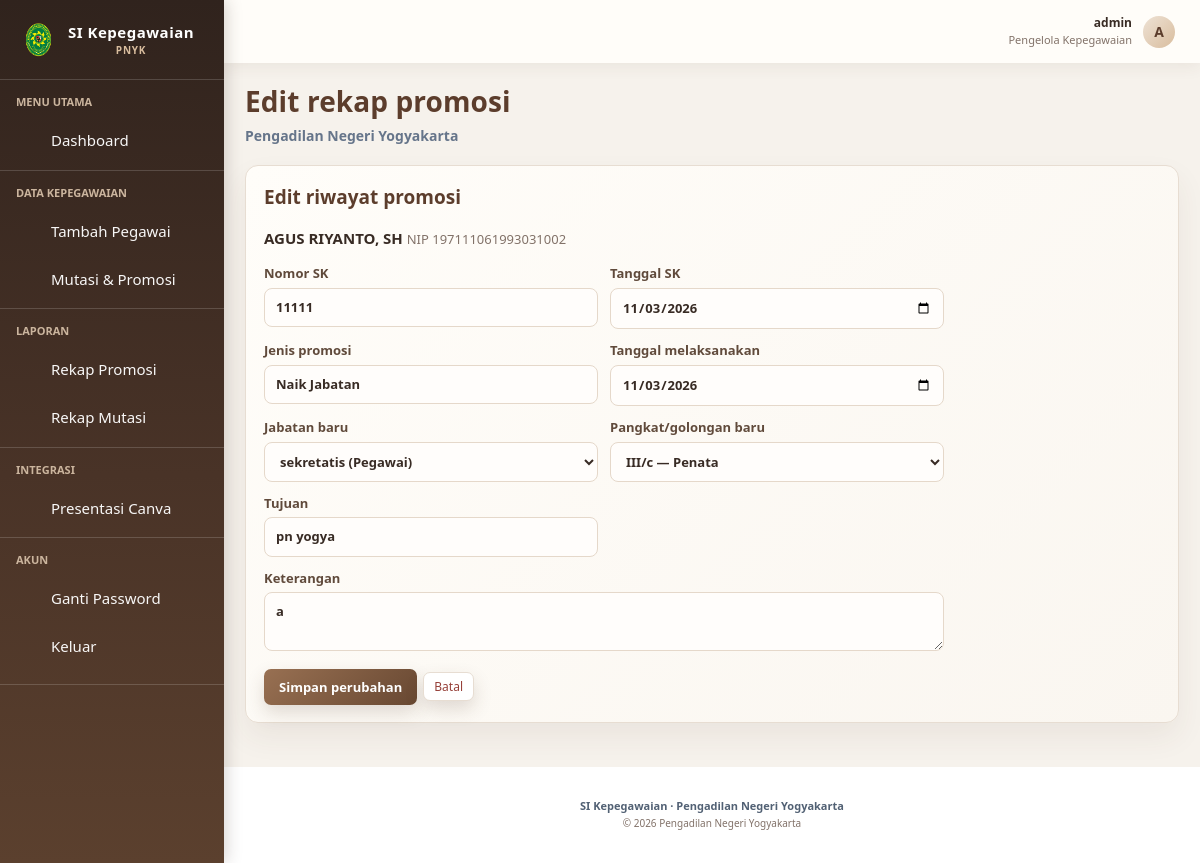
The page /edit_riwayat.php?tipe=promosi&id=8 (signed in) on the database its author committed.
### tables this page shows
CREATE TABLE `riwayat_promosi` (
  `id_promosi` int(10) UNSIGNED NOT NULL,
  `id_pegawai` int(10) UNSIGNED NOT NULL,
  `nama_pegawai` varchar(150) DEFAULT NULL,
  `nip_pegawai` varchar(30) DEFAULT NULL,
  `jenis_promosi` enum('Naik Jabatan','Keluar') NOT NULL DEFAULT 'Naik Jabatan',
  `no_sk` varchar(100) NOT NULL,
  `file_sk` varchar(255) DEFAULT NULL COMMENT 'Nama file PDF / dokumen SK Promosi yang diupload',
  `tanggal_sk` date NOT NULL,
  `tanggal_melaksanakan` date DEFAULT NULL,
  `tanggal_keluar` date DEFAULT NULL,
  `id_jabatan_lama` int(10) UNSIGNED DEFAULT NULL,
  `id_jabatan_baru` int(10) UNSIGNED NOT NULL,
  `id_pangkat_lama` int(10) UNSIGNED DEFAULT NULL,
  `id_pangkat_baru` int(10) UNSIGNED DEFAULT NULL,
  `tujuan` varchar(255) NOT NULL COMMENT 'Unit/Jabatan/Lokasi Tujuan Promosi',
  `keterangan` text DEFAULT NULL,
  `created_at` timestamp NOT NULL DEFAULT current_timestamp()
);

CREATE TABLE `jabatan` (
  `id_jabatan` int(10) UNSIGNED NOT NULL,
  `nama_jabatan` varchar(150) NOT NULL,
  `kategori` enum('Hakim','Pegawai','PPNPN') NOT NULL DEFAULT 'Pegawai',
  `created_at` timestamp NOT NULL DEFAULT current_timestamp()
);

CREATE TABLE `pangkat_golongan` (
  `id_pangkat` int(10) UNSIGNED NOT NULL,
  `nama_pangkat` varchar(50) NOT NULL,
  `golongan` varchar(10) NOT NULL
);

### includes/config.php (called while the page is built, shortened)
<?php
$DB = ['host'=>'localhost','name'=>'pn_yogya','user'=>'root','pass'=>''];
try {
    $pdo = new PDO("mysql:host={$DB['host']};dbname={$DB['name']};charset=utf8mb4", $DB['user'], $DB['pass'],
        [PDO::ATTR_ERRMODE=>PDO::ERRMODE_EXCEPTION, PDO::ATTR_DEFAULT_FETCH_MODE=>PDO::FETCH_ASSOC]);
} catch (PDOException $x) {
    die('Koneksi ke database pn_yogya gagal. Periksa konfigurasi MySQL di includes/config.php.');
}
function e($s){ return htmlspecialchars((string)$s, ENT_QUOTES, 'UTF-8'); }
function daftar_jabatan($kategori = null){
    global $pdo;
    $sql = 'SELECT id_jabatan, nama_jabatan, kategori FROM jabatan';
    $params = [];
    $sql .= ' ORDER BY nama_jabatan';
    $st = $pdo->prepare($sql);
    $st->execute($params);
    return $st->fetchAll();
}
function daftar_pangkat(){
    global $pdo;
    return $pdo->query(
        'SELECT id_pangkat, nama_pangkat, golongan FROM pangkat_golongan ORDER BY id_pangkat'
    )->fetchAll();
}

### edit_riwayat.php (the view, shortened to what this page needs)
<?php
require_once 'includes/config.php';
$tipe = $_GET['tipe'] ?? '';
$id = filter_input(INPUT_GET, 'id', FILTER_VALIDATE_INT);
$tabel = $tipe === 'promosi' ? 'riwayat_promosi' : 'riwayat_mutasi';
$kolomId = $tipe === 'promosi' ? 'id_promosi' : 'id_mutasi';
$statement = $pdo->prepare(
    "SELECT r.*,
            COALESCE(p.nama_lengkap, r.nama_pegawai, CONCAT('Pegawai #', r.id_pegawai)) AS nama_lengkap,
            COALESCE(p.nip, r.nip_pegawai, '-') AS nip
     FROM $tabel r
     LEFT JOIN pegawai p ON p.id_pegawai = r.id_pegawai
     WHERE r.$kolomId = ?"
);
$statement->execute([$id]);
$riwayat = $statement->fetch();
$jabatanList = daftar_jabatan();
$pangkatList = daftar_pangkat();
$v = [
    'no_sk' => $riwayat['no_sk'] ?? '',
    'tanggal_sk' => $riwayat['tanggal_sk'] ?? '',
    'tanggal_melaksanakan' => $riwayat['tanggal_melaksanakan'] ?? '',
    'tanggal_keluar' => $riwayat['tanggal_keluar'] ?? '',
    'jenis_promosi' => $riwayat['jenis_promosi'] ?? 'Naik Jabatan',
    'tujuan' => $riwayat['tujuan'] ?? '',
    'keterangan' => $riwayat['keterangan'] ?? '',
    'jenis_mutasi' => $riwayat['jenis_mutasi'] ?? '',
    'id_jabatan_baru' => (string) ($riwayat['id_jabatan_baru'] ?? ''),
    'id_pangkat_baru' => (string) ($riwayat['id_pangkat_baru'] ?? ''),
];
include 'includes/header.php';
?>
<div class="card">
    <h2>Edit riwayat <?= e($tipe) ?></h2>
    <p><strong><?= e($riwayat['nama_lengkap']) ?></strong> <span class="sub">NIP <?= e($riwayat['nip']) ?></span></p>
    <form method="post" class="fl two">
        <label>
            Nomor SK
            <input name="no_sk" required maxlength="100" value="<?= e($v['no_sk']) ?>">
        </label>
        <label>
            Tanggal SK
            <input type="date" name="tanggal_sk" required value="<?= e($v['tanggal_sk']) ?>">
        </label>
        <?php if ($tipe === 'promosi'): ?>
            <label>
                Jenis promosi
                <input value="<?= e($v['jenis_promosi']) ?>" readonly>
            </label>
            <?php if ($riwayat['jenis_promosi'] === 'Keluar'): ?>
                <label>
                    Tanggal keluar
                    <input type="date" name="tanggal_keluar" required value="<?= e($v['tanggal_keluar']) ?>">
                </label>
            <?php else: ?>
            <label>
                Tanggal melaksanakan
                <input
                    type="date"
                    name="tanggal_melaksanakan"
                    required
                    value="<?= e($v['tanggal_melaksanakan']) ?>"
                >
            </label>
            <label>
                Jabatan baru
                <select name="id_jabatan_baru" required>
                    <?php foreach ($jabatanList as $jabatan): ?>
                        <option
                            value="<?= (int) $jabatan['id_jabatan'] ?>"
                            <?= (string) $jabatan['id_jabatan'] === $v['id_jabatan_baru'] ? 'selected' : '' ?>
                        >
                            <?= e($jabatan['nama_jabatan']) ?> (<?= e($jabatan['kategori']) ?>)
                        </option>
                    <?php endforeach; ?>
                </select>
            </label>
            <label>
                Pangkat/golongan baru
                <select name="id_pangkat_baru">
                    <?php foreach ($pangkatList as $pangkat): ?>
                        <option
                            value="<?= (int) $pangkat['id_pangkat'] ?>"
                            <?= (string) $pangkat['id_pangkat'] === $v['id_pangkat_baru'] ? 'selected' : '' ?>
                        >
                            <?= e($pangkat['golongan']) ?> — <?= e($pangkat['nama_pangkat']) ?>
                        </option>
                    <?php endforeach; ?>
                </select>
            </label>
            <?php endif; ?>
        <?php endif; ?>
        <label>
            Tujuan
            <input name="tujuan" required maxlength="255" value="<?= e($v['tujuan']) ?>">
        </label>
        <label class="full">
            Keterangan
            <textarea name="keterangan" maxlength="5000"><?= e($v['keterangan']) ?></textarea>
        </label>
        <div class="full row-actions">
            <button class="btn" type="submit">Simpan perubahan</button>
            <a class="btn g" href="rekap.php?tipe=<?= e($tipe) ?>">Batal</a>
        </div>
    </form>
</div>
<?php include 'includes/footer.php'; ?>

### assets/style.css (style rules this page uses)
:root { --bg:#f6f2ec;--sf:#fffdf9;--tx:#382b24;--mu:#827269;--bd:#e7ddd2;--green:#79543b;--green-dark:#5c3d2c;--green-soft:#f3ebe3;--blue:#8b654b;--mint:#a47b5c;--gold:#bd966e;--bad:#963f38 }
* { box-sizing:border-box }
body { margin:0;color:var(--tx);font:15px/1.5 system-ui,"Segoe UI",sans-serif;background:linear-gradient(180deg,#fbf8f3 0%,#f3ede5 100%) }
.app-screen { min-height:100vh;background:var(--bg) }
h2 { margin:0 0 13px;color:#5c3d2c;font-size:19px;font-weight:700 }
.card { margin-bottom:16px;padding:17px 18px;border:1px solid var(--bd);border-radius:13px;background:linear-gradient(135deg,#fffdf9 0%,#faf6f0 100%);box-shadow:0 14px 30px rgba(84,58,39,.07) }
.sub,.hint { color:var(--mu);font-size:13px }
.fl { display:grid;grid-template-columns:repeat(auto-fit,minmax(150px,1fr));gap:12px }
.fl.two { grid-template-columns:repeat(2,minmax(0,1fr));max-width:680px }
.full { grid-column:1/-1 }
label { display:block;color:#604a3b;font-size:13px;font-weight:600 }
input,select,textarea { width:100%;margin-top:4px;padding:9px 11px;border:1px solid #e5d8ca;border-radius:8px;background:#fffdfb;color:var(--tx);font:inherit }
textarea { resize:vertical }
.btn { display:inline-block;padding:9px 15px;border:0;border-radius:7px;background:linear-gradient(135deg,#987052 0%,#684832 100%);color:#fff;font:600 13px system-ui,"Segoe UI",sans-serif;text-decoration:none;cursor:pointer;box-shadow:0 8px 18px rgba(84,58,39,.17);transition:transform .2s ease,box-shadow .2s ease }
.btn.g { padding:5px 10px;border:1px solid var(--bd);background:#fff;color:var(--bad);font-size:12px;font-weight:500 }
.row-actions { display:flex;align-items:center;gap:6px }

### rows shown on the page
riwayat_promosi: no_sk "11111", tanggal_sk "11/03/2026", jenis_promosi "Naik Jabatan", tanggal_melaksanakan "11/03/2026", id_jabatan_baru "sekretatis (Pegawai)", id_pangkat_baru "III/c — Penata", tujuan "pn yogya", keterangan "a"

### other values the page prints
$label "Dashboard Tambah Pegawai Mutasi & Promosi Rekap Promosi Rekap Mutasi Presentasi Canva Ganti Password"
$namaPengguna "admin"
$inisial "A"
$judul "Edit rekap promosi"
$tipe "promosi"
$riwayat['nama_lengkap'] "AGUS RIYANTO, SH"
$riwayat['nip'] "197111061993031002"
